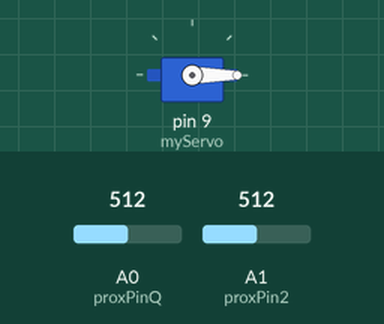
Simulated run of this sketch. Board: Arduino Uno, built with avr-gcc and run on an emulated ATmega328P. Shown: servo. Inputs (shaded band) come from the test bench; at power-on: A0 (proxPinQ) = 512, A1 (proxPin2) = 512. What the sketch prints to the serial monitor is not drawn.

Above: at 0.3 s.
Timing chart, 0 to 1.8 s (numbered marks = the images above):
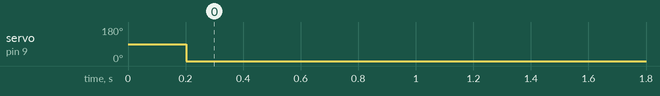

Measured:
- by itself, servo on pin 9 (myServo): 90° → 0° at 0.20 s

The sketch:

FIXED_CODE.ino
```cpp
#include <Servo.h>

Servo myServo;

int proxPinQ = A0;
int proxPin2 = A1;
float proxValQ;
float proxVal2;
int angle;
int pos = 0;

#define DEBUG 1
void setup() {
  // put your setup code here, to run once:
  myServo.attach(9);
  Serial.begin(9600);
  pinMode(proxPinQ, INPUT);
  pinMode(proxPin2, INPUT);
}

void loop() {
  // put your main code here, to run repeatedly:
  proxValQ = analogRead(proxPinQ);
  proxVal2 = analogRead(proxPin2);
  Serial.print(", Q: ");
  Serial.print(proxValQ);
  Serial.print(", 2: ");
  Serial.print(proxVal2);
  delay(200);

  if (proxValQ >= 250) {
    myServo.write(0);              // tell servo to go to position in variable 'pos'
  }
  else if (proxVal2 > 100 && proxValQ > 250) {
      myServo.write(90);
  }
  else if (proxVal2 >= 250) {
    myServo.write(0);              // tell servo to go to position in variable 'pos'
  }
  else if (proxValQ < 100 && proxVal2 < 250) {
      myServo.write(90);
  }
  if (proxVal2 >= 250) {
    myServo.write(0);              // tell servo to go to position in variable 'pos'
  }
  else if (proxValQ > 100 && proxVal2 > 250) {
      myServo.write(90);
  }
  else if (proxValQ >= 250) {
    myServo.write(0);              // tell servo to go to position in variable 'pos'
  }
  else if (proxVal2 < 100 && proxValQ < 250) {
      myServo.write(90);
  }
}
```
